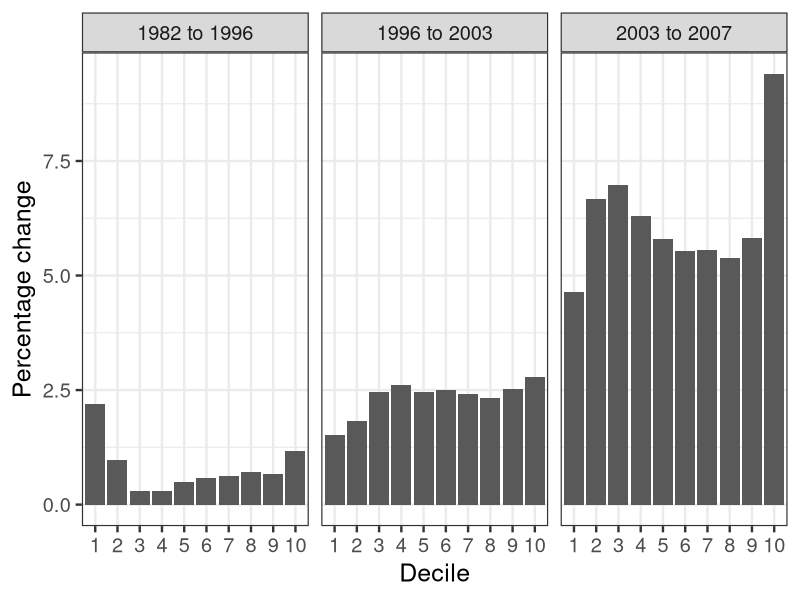

Generate this figure with R:
library(ggplot2)

deciles <- read.csv("deciles_ann_wage_growth.csv", skip=3)

# exclude 2007-2009 (wrong)
deciles <- deciles[deciles$Period != '2007 to 2009',]
deciles$Percentile <- as.factor(deciles$Percentile)

# Patterns of income growth by decile and period, Australia, 1981-82 to 2007-08 
# Average annual percentage change in real equivalent income unit income, working age

pdf("figure_wage_deciles.pdf", height=8, width=12)
ggplot(deciles, aes(y=Change*100, x=Percentile, group=Period)) + 
  geom_bar(stat="identity") +
  facet_wrap(~Period) +
#  ggtitle("Wage Changes by Decile") +
  ylab("Percentage change") +
  xlab("Decile") +
  theme_bw(base_size=18)
dev.off()
